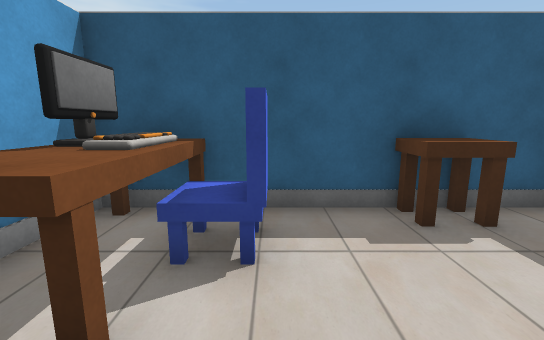
view 1 (above)

16 first-person views from a walk through a scene from a Unity 3-D project. The camera is 1.4 m above the floor, tilts 10° down and sees 90° across. Doors are open. The floor is counted in squares, 1 m on a side. Each view is taken from the middle of a square. On the plan, view 1 faces up. The plan holds only what a view shows up to about 13 squares ahead; the rest is blank. The place goes on beyond the plan. The player is left out. Some surface patterns are stand-ins.

view 2
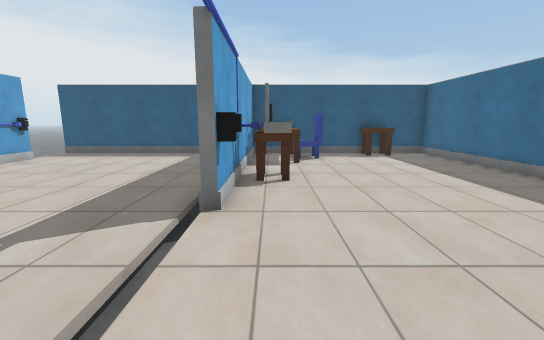

view 3
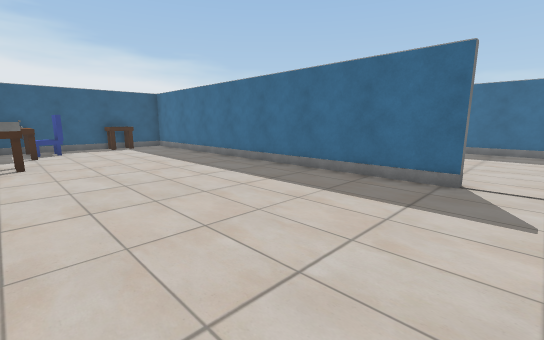

view 4
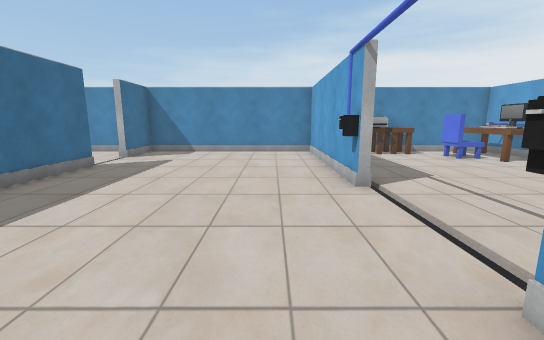

view 5
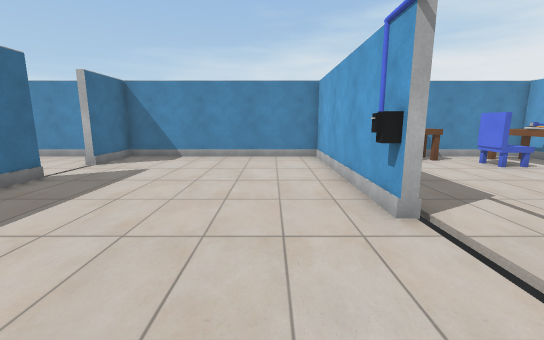

view 6
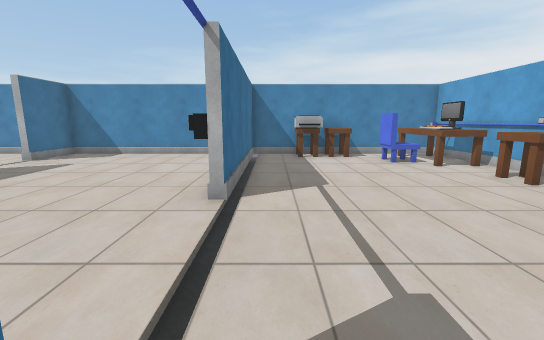

view 7
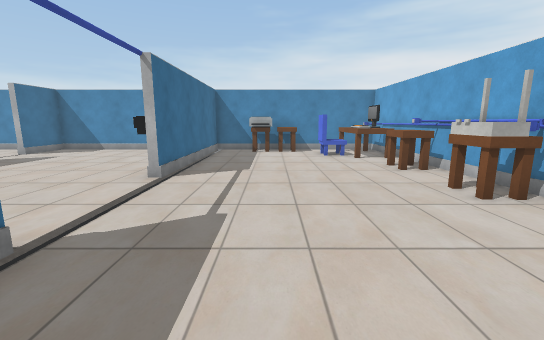

view 8
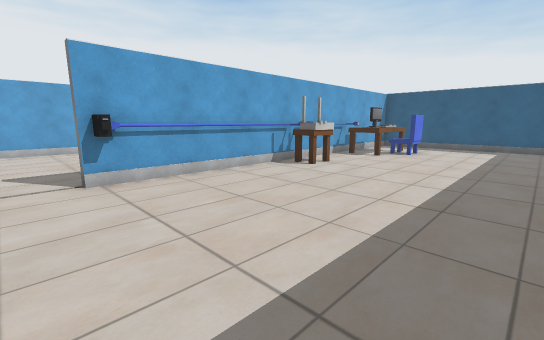

view 9
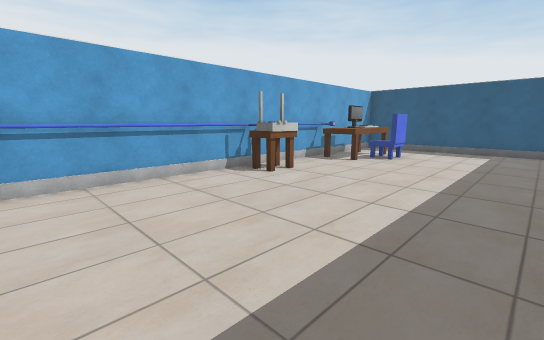

view 10
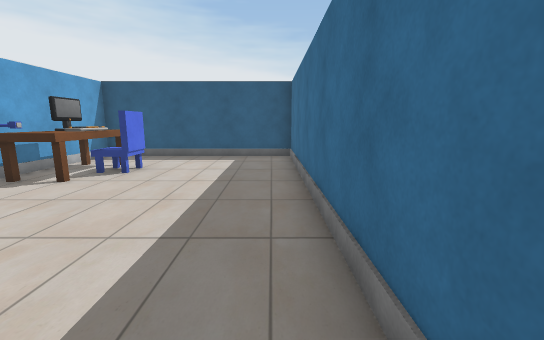

view 11
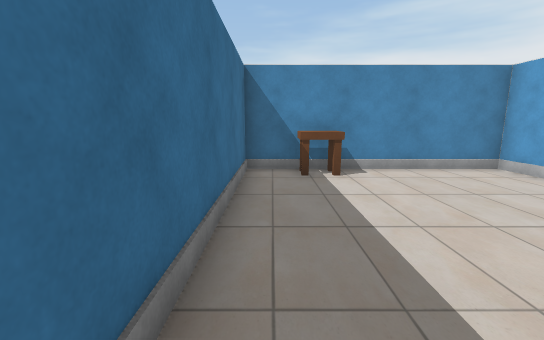

view 12
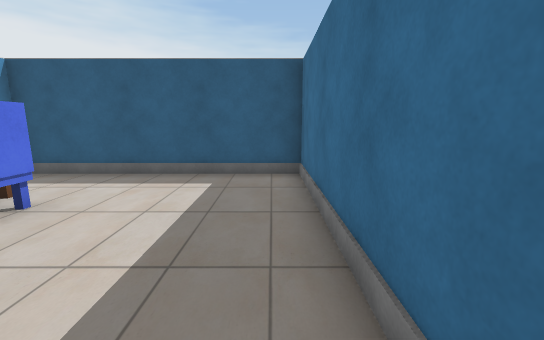

view 13
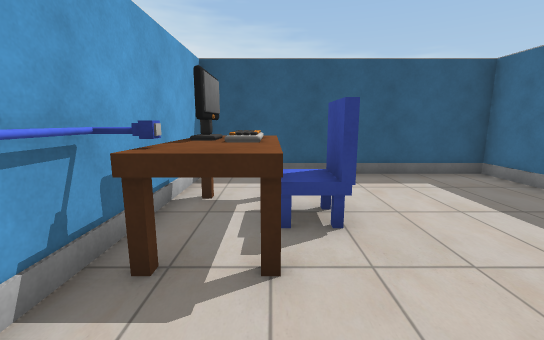

view 14
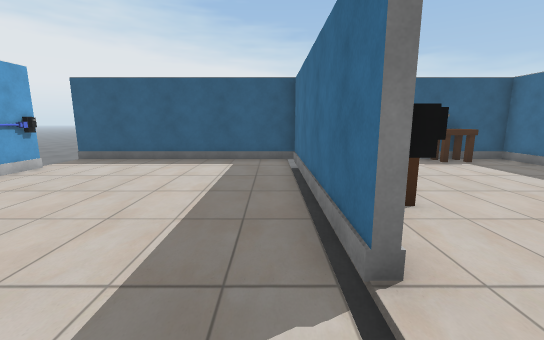

view 15
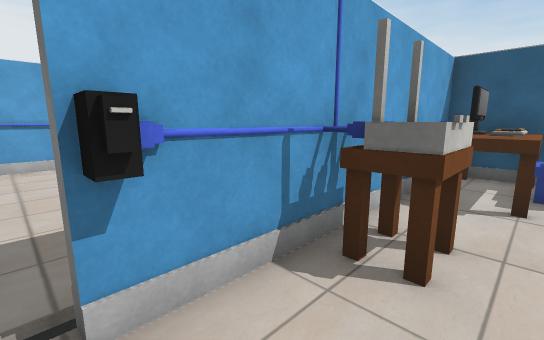

view 16
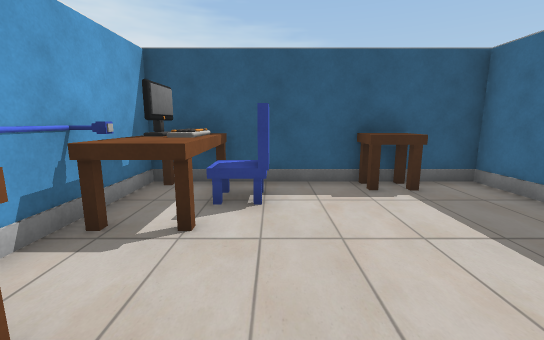

### Floor plan
Points are (right, up) in squares from view 1. A wall is a line through its corners. A room is listed if a view was taken in it or the views show most of it. See-through windows are left out.
Room 1 (views 1, 2, 3, 4, 5, 6, 7, 8, 9, 10, 11, 12, 13, 14, 15, 16)
walls: (5.1, -4.5) (5.1, -9.6); (5.3, -4.6) (5.3, -9.6); (-2.9, -9.4) (-2.9, -15.2) (4.9, -15.2) (4.9, -4.5); (4.9, 0.4) (4.9, 4.4) (-2.9, 4.4) (-2.9, 2.4); (-3.1, 2.4) (-3.1, 4.4) (-10.5, 4.4); (5.1, -13.8) (5.1, -15.2) (12.8, -15.2) (12.8, 4.4) (5.1, 4.4) (5.1, 0.4); (-10.5, -15.2) (-3.1, -15.2) (-3.1, -9.4)
low walls: (-3.1, -6.4) (-3.1, -4.5); (-3.1, -7.5) (-3.1, -6.5)
ways out: open door at (-3, -6); open door at (5, -11.5)
objects: other object (-10, -14) to (-9, -14); other object (-10, -13) to (-10, -12); other object (-10, -10) to (-10, -9); other object (-10, -7); other object (-10, -6); other object (-9, -13) to (-8, -12); other object (-7, -14) to (-6, -14); other object (-5, -15); other object (-5, -14); other object (-3, -8); other object (-3, -4); other object (-3, -3); other object (-3, -2); other object (-3, 0) to (-3, 1); other object (-3, 2); other object (-2, -2) to (-2, -1); other object (-2, 1) to (-1, 2); other object (-2, 3); other object (-2, 4) to (-1, 4); other object (-1, 3) to (0, 3); other object (2, 4) to (3, 4); other object (5, -10); other object (5, -3) to (5, -1); other object (5, 0); other object (6, -10); other object (6, -5) to (6, -4); other object (6, -1) to (7, 2); other object (7, -4); other object (7, 0) to (8, 1); other object (10, -15) to (11, -14)

Where each view was taken, in squares from view 1:
view 1: 0 up, 0 right, facing up
view 2: 8 down, 2 left, facing up
view 3: 12 down, 2 left, facing up-right
view 4: 2 down, 1 left, facing down
view 5: 4 down, 1 left, facing down
view 6: 3 down, 4 left, facing down
view 7: 1 down, 6 left, facing down
view 8: 12 down, 12 right, facing up-left
view 9: 10 down, 12 right, facing up-left
view 10: 7 down, 12 right, facing up
view 11: 7 down, 12 right, facing down
view 12: 3 down, 12 right, facing up
view 13: 3 down, 7 right, facing up
view 14: 6 down, 4 left, facing up
view 15: 4 down, 1 left, facing up-left
view 16: 2 down, 0 right, facing up
